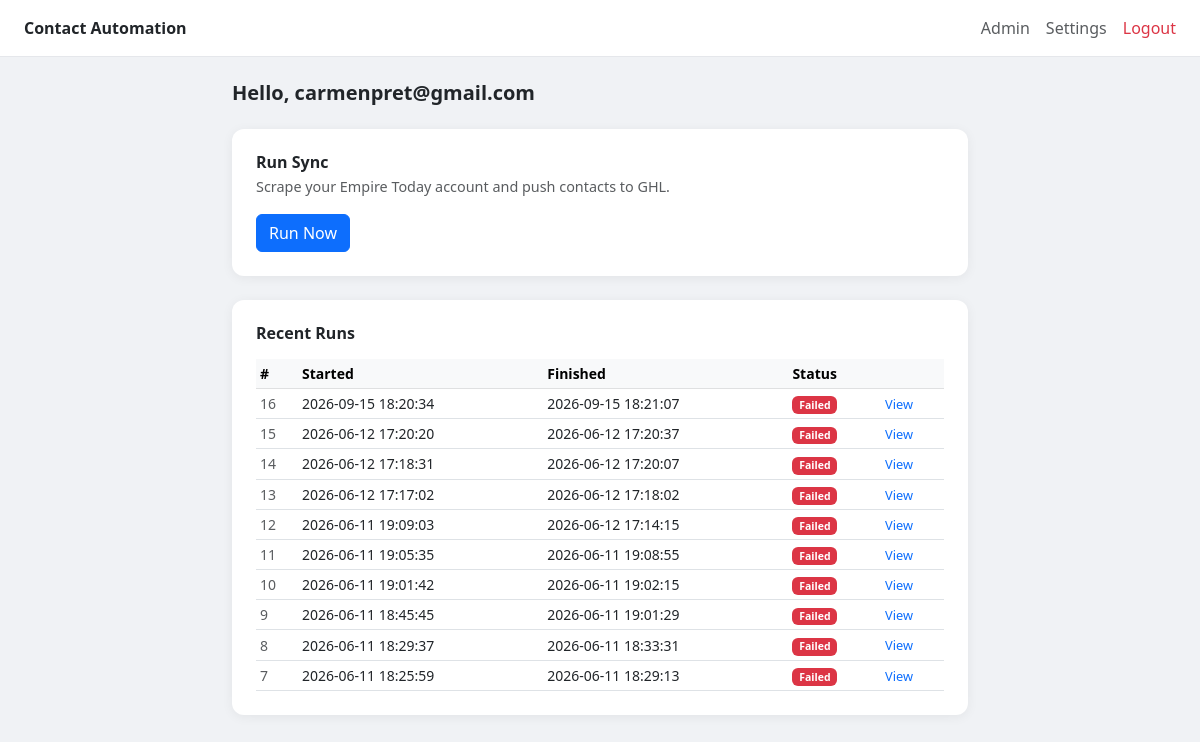
/dashboard (signed in), run on the app's committed database.
### tables this page shows
CREATE TABLE users (
            id              INTEGER PRIMARY KEY AUTOINCREMENT,
            email           TEXT UNIQUE NOT NULL,
            password_hash   TEXT NOT NULL,
            role            TEXT DEFAULT 'user',
            prpt_username   TEXT DEFAULT '',
            prpt_password   TEXT DEFAULT '',
            prpt_rep_id     TEXT DEFAULT '',
            ghl_api_token   TEXT DEFAULT '',
            ghl_location_id TEXT DEFAULT '',
            created_at      TIMESTAMP DEFAULT CURRENT_TIMESTAMP
        );

CREATE TABLE jobs (
            id          INTEGER PRIMARY KEY AUTOINCREMENT,
            user_id     INTEGER NOT NULL,
            status      TEXT DEFAULT 'pending',
            started_at  TIMESTAMP,
            finished_at TIMESTAMP,
            FOREIGN KEY (user_id) REFERENCES users(id)
        );

### main_server.py (the view)
@app.get("/dashboard", response_class=HTMLResponse)
def dashboard(request: Request):
    user = require_user(request)
    if isinstance(user, RedirectResponse):
        return user
    active_job   = get_active_job_for_user(user["id"])
    recent_jobs  = get_recent_jobs_for_user(user["id"], limit=10)
    return templates.TemplateResponse("dashboard.html", {
        "request":    request,
        "user":       dict(user),
        "active_job": dict(active_job) if active_job else None,
        "recent_jobs": [dict(j) for j in recent_jobs],
    })

### templates/dashboard.html (shortened to what this page needs)
<!DOCTYPE html>
<html lang="en">
<head>
  <link href="https://cdn.jsdelivr.net/npm/bootstrap@5.3.0/dist/css/bootstrap.min.css" rel="stylesheet"/>
</head>
<body>
  <nav class="navbar px-4 py-3 mb-4">
    <span class="fw-bold">Contact Automation</span>
    <div class="ms-auto d-flex gap-3 align-items-center">
      {% if user.role == 'admin' %}
      <a href="/admin" class="text-decoration-none text-muted">Admin</a>
      {% endif %}
      <a href="/settings" class="text-decoration-none text-muted">Settings</a>
      <a href="/logout" class="text-decoration-none text-danger">Logout</a>
    </div>
  </nav>
  <div class="container" style="max-width: 760px;">
    <h5 class="fw-bold mb-4">Hello, {{ user.email }}</h5>
    <div class="card p-4 mb-4">
      <h6 class="fw-semibold mb-1">Run Sync</h6>
      <p class="text-muted mb-3" style="font-size:0.9rem;">Scrape your Empire Today account and push contacts to GHL.</p>
      {% if active_job %}
        <div class="alert alert-info py-2 mb-3" style="font-size:0.875rem;">
          A job is already running. <a href="/run/{{ active_job.id }}">View logs</a>
        </div>
        <button class="btn btn-secondary" disabled>Run Now</button>
      {% else %}
        <form method="POST" action="/run">
          <button type="submit" class="btn btn-primary" {% if not user.prpt_username %}disabled{% endif %}>
            Run Now
          </button>
        </form>
      {% endif %}
    </div>
    <div class="card p-4 mb-4">
      <h6 class="fw-semibold mb-3">Recent Runs</h6>
      {% if recent_jobs %}
      <div class="table-responsive">
        <table class="table table-sm table-hover mb-0 align-middle" style="font-size:0.875rem;">
          <thead class="table-light">
            <tr>
              <th>#</th>
              <th>Started</th>
              <th>Finished</th>
              <th>Status</th>
              <th></th>
            </tr>
          </thead>
          <tbody>
            {% for job in recent_jobs %}
            <tr>
              <td class="text-muted">{{ job.id }}</td>
              <td>{{ job.started_at or '—' }}</td>
              <td>{{ job.finished_at or '—' }}</td>
              <td>
                {% if job.status == 'completed' %}
                  <span class="badge bg-success">Completed</span>
                {% elif job.status == 'failed' %}
                  <span class="badge bg-danger">Failed</span>
                {% elif job.status in ('waiting_otp', 'waiting_push') %}
                  <span class="badge bg-warning text-dark">{{ job.status | replace('_', ' ') | title }}</span>
                {% elif job.status == 'running' %}
                  <span class="badge bg-primary">Running</span>
                {% else %}
                  <span class="badge bg-secondary">{{ job.status | title }}</span>
                {% endif %}
              </td>
              <td><a href="/run/{{ job.id }}" class="text-decoration-none" style="font-size:0.8rem;">View</a></td>
            </tr>
            {% endfor %}
          </tbody>
        </table>
      </div>
      {% else %}
        <p class="text-muted mb-0">No runs yet.</p>
      {% endif %}
    </div>
  </div>
</body>
</html>

### templates/dashboard.html (style rules this page uses)
body { background: #f0f2f5; }
.navbar { background: #fff; border-bottom: 1px solid #e5e7eb; }
.card { border: none; border-radius: 12px; box-shadow: 0 2px 12px rgba(0,0,0,0.06); }

### data on the page
users: email "carmenpret@gmail.com"
jobs: id "16", started_at "2026-09-15 18:20:34", finished_at "2026-09-15 18:21:07", status "Failed"
jobs: id "15", started_at "2026-06-12 17:20:20", finished_at "2026-06-12 17:20:37", status "Failed"
jobs: id "14", started_at "2026-06-12 17:18:31", finished_at "2026-06-12 17:20:07", status "Failed"
jobs: id "13", started_at "2026-06-12 17:17:02", finished_at "2026-06-12 17:18:02", status "Failed"
jobs: id "12", started_at "2026-06-11 19:09:03", finished_at "2026-06-12 17:14:15", status "Failed"
jobs: id "11", started_at "2026-06-11 19:05:35", finished_at "2026-06-11 19:08:55", status "Failed"
jobs: id "10", started_at "2026-06-11 19:01:42", finished_at "2026-06-11 19:02:15", status "Failed"
jobs: id "9", started_at "2026-06-11 18:45:45", finished_at "2026-06-11 19:01:29", status "Failed"
jobs: id "8", started_at "2026-06-11 18:29:37", finished_at "2026-06-11 18:33:31", status "Failed"
jobs: id "7", started_at "2026-06-11 18:25:59", finished_at "2026-06-11 18:29:13", status "Failed"
